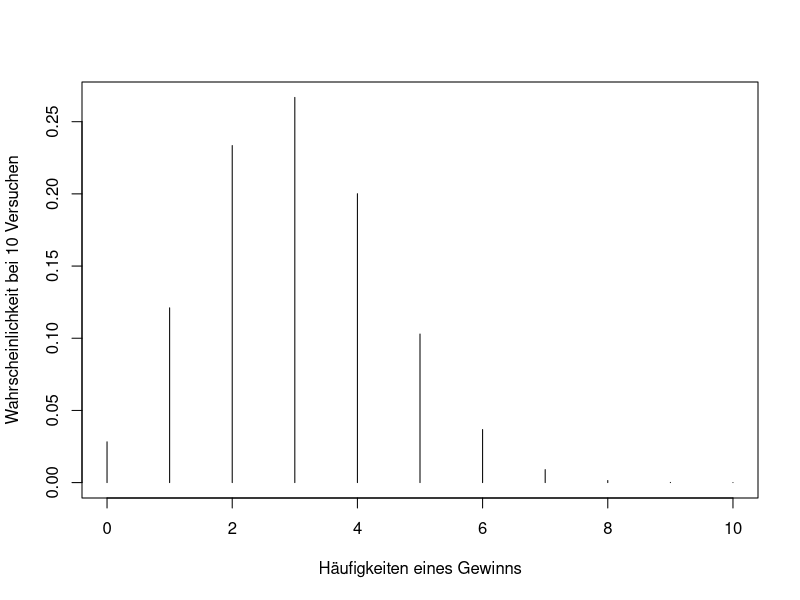
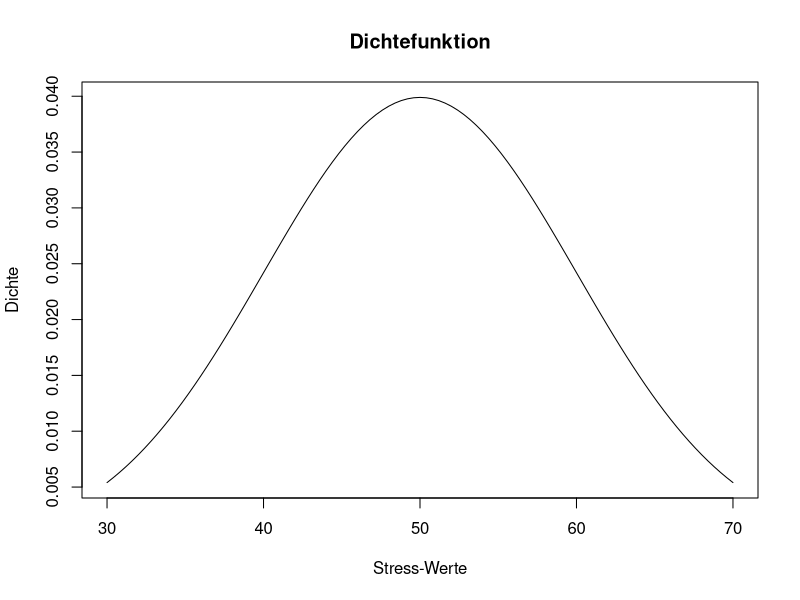
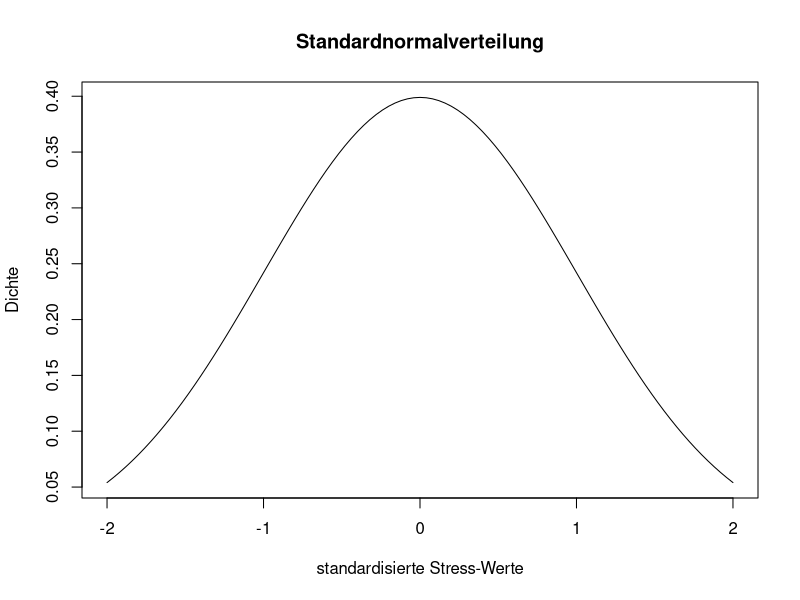
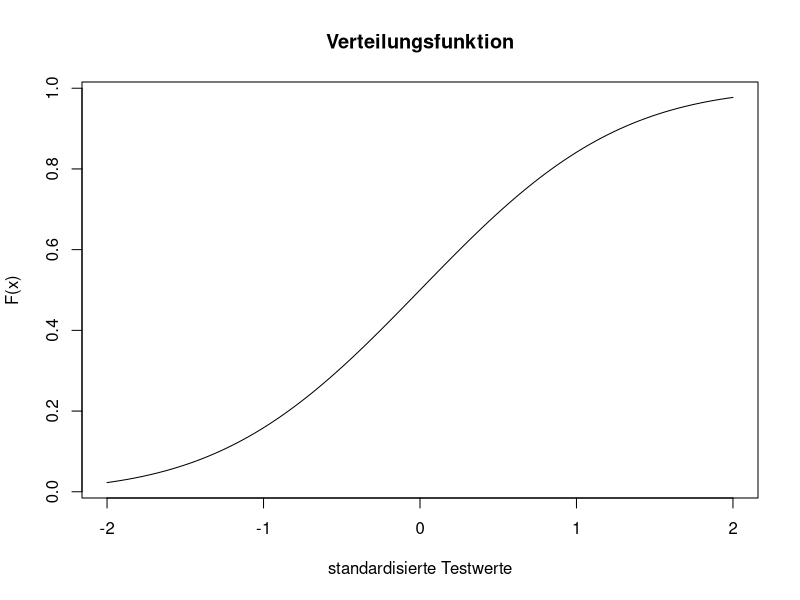

Write the R code that produced these figures, in order.
## ---- chunk 1
topf <- c('rot','gruen','blau','gelb')
kombis <- expand.grid(topf, topf)
nrow(kombis)
## ---- chunk 2
kombis$gewinn <- kombis$Var1 == 'gruen'|kombis$Var2 == 'gruen'
sum(kombis$gewinn == TRUE)
## ---- chunk 3
muenze <- c('Kopf', 'Zahl')
sample(x = muenze, size = 1)
## ---- chunk 4
set.seed(1901)
kopfwurf <- replicate(n = 5, expr = sample(x = muenze, size = 1)=="Kopf")
## ---- chunk 5
dbinom(x = 4, size = 10, prob = 0.3)
## ---- chunk 6
x <- c(0:10)
probs <- dbinom(x, size = 10, prob = 0.3)
plot(x = x, y = probs, type = "h", xlab = "Häufigkeiten eines Gewinns", ylab = "Wahrscheinlichkeit bei 10 Versuchen")
## ---- chunk 7
pbinom (q = 4, size = 10, prob = 0.3, lower.tail = FALSE)
## ---- chunk 8
pbinom(q = 8, size = 10, prob = 0.3) - pbinom(q = 5, size = 10, prob = 0.3)
## ---- chunk 9
anzahlGewinne <- 10*.3       #Erwartungswert bei 10 Versuchen
GeldErw <- anzahlGewinne * 2 #Erwartungswert in Euro
GeldErw > 5  
## ---- chunk 10
curve (expr = dnorm (x, mean = 50, sd = 10),
       from = 30,
       to = 70,
       main = "Dichtefunktion",
       xlab = "Stress-Werte",
       ylab = "Dichte")
## ---- chunk 11
curve (expr = dnorm (x, mean = 0, sd = 1),
       from = -2,
       to = 2,
       main = "Standardnormalverteilung",
       xlab = "standardisierte Stress-Werte",
       ylab = "Dichte")
## ---- chunk 12
(66-50)/10
## ---- chunk 13
curve (expr = pnorm (x, mean = 0, sd = 1),
       from = -2,
       to = 2,
       main = "Verteilungsfunktion",
       xlab = "standardisierte Testwerte",
       ylab = "F(x)")
